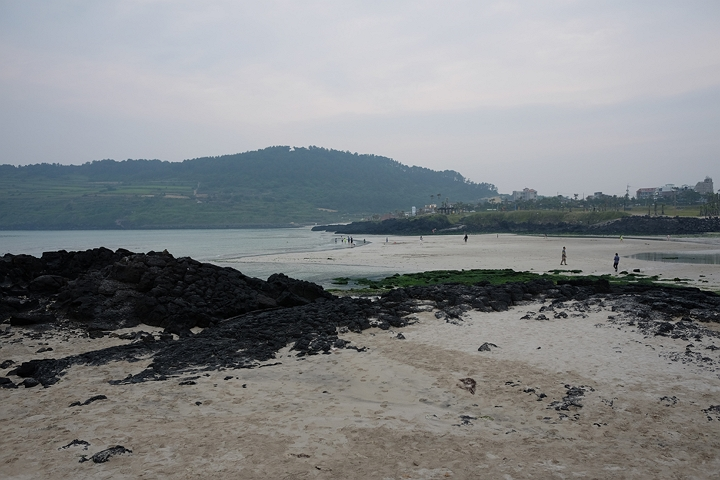
#> input picture chapter4_localFeature/img2.jpg, 720 x 480 px
$ python 03_Homography.py
#> lines starting #> are read from the running program, lines starting #| are printed output that depends on the picture
import cv2 as cv
import numpy as np
import matplotlib.pyplot as plt

# 1. 두 개의 이미지를 불러옴
img1 = cv.imread('img2.jpg')
#> img1 is the input picture: shape (480, 720, 3); mean B, G, R 134.4, 132.3, 129.6
# → 기준이 되는 첫 번째 이미지
# → 최종 파노라마에서 왼쪽 기준 영상처럼 사용됨

img2 = cv.imread('img3.jpg')
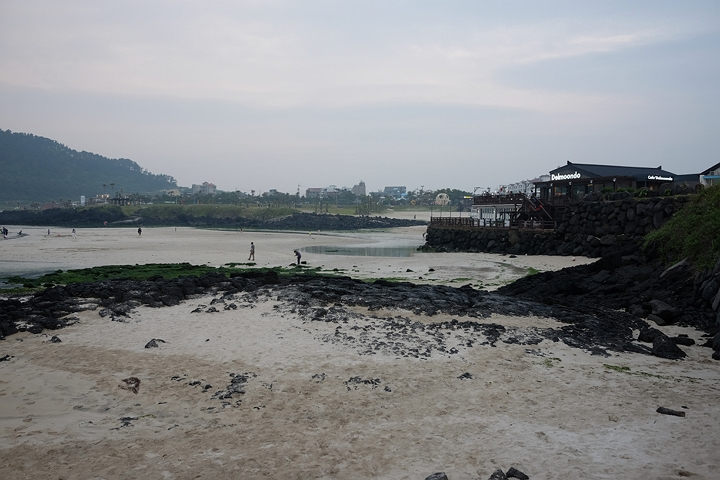
#> input picture chapter4_localFeature/img3.jpg, 720 x 480 px
#> img2 is the input picture: shape (480, 720, 3); mean B, G, R 135, 133.3, 131.4
# → 정합(alignment) 대상이 되는 두 번째 이미지
# → 호모그래피를 이용해 img1 좌표계로 변환할 예정


# 2. SIFT 특징점 검출
sift = cv.SIFT_create()
# → SIFT 객체 생성
# → 크기(scale), 회전(rotation) 변화에 강인한 특징점 검출기

kp1, des1 = sift.detectAndCompute(img1, None)
#> kp1 = 965 keypoints; strongest (x, y, size): (466, 237, 2), (638, 270, 2.3), (635, 270, 1.9), (244, 386, 2.5)
# → img1에서 keypoint와 descriptor 추출
# → kp1: 특징점 위치, 크기, 방향 정보
# → des1: 각 특징점에 대한 128차원 descriptor

kp2, des2 = sift.detectAndCompute(img2, None)
#> kp2 = 1189 keypoints; strongest (x, y, size): (652, 177, 2.2), (657, 178, 2), (660, 178, 2.2), (408, 270, 2.3)
# → img2에서도 동일하게 특징점과 descriptor 추출


# 3. BFMatcher와 knnMatch를 사용하여 특징점 매칭
bf = cv.BFMatcher()
# → Brute-Force Matcher 생성
# → 각 descriptor를 전수 비교하여 가장 가까운 대응점 탐색
# → 기본적으로 SIFT에는 L2 distance가 사용됨

matches = bf.knnMatch(des1, des2, k=2)
#> matches = 965 matches
# → 각 des1의 특징점에 대해 img2에서 가장 가까운 2개 이웃을 찾음
# → k=2로 두 개를 찾는 이유:
#    Lowe's ratio test를 적용하기 위해서임
# → 결과는 [[m, n], [m, n], ...] 형태
#    m: 가장 가까운 매칭
#    n: 두 번째로 가까운 매칭


# 거리 비율이 임계값(0.7) 미만인 좋은 매칭점만 선별
good_matches = []
for m, n in matches:
    if m.distance < 0.7 * n.distance:
        good_matches.append(m)
#> after the loop, good_matches = 248 matches
# → Lowe's ratio test
# → 첫 번째 후보(m)가 두 번째 후보(n)보다 충분히 더 가깝다면
#    '구분 가능한 좋은 매칭'으로 판단
# → 잘못된 매칭(outlier)을 줄이는 데 매우 중요
# → 0.7은 비교적 엄격한 기준


# 매칭 결과 시각화용 이미지 생성
match_img = cv.drawMatches(
    img1, kp1,
    img2, kp2,
    good_matches,
    None,
    flags=cv.DrawMatchesFlags_NOT_DRAW_SINGLE_POINTS
)
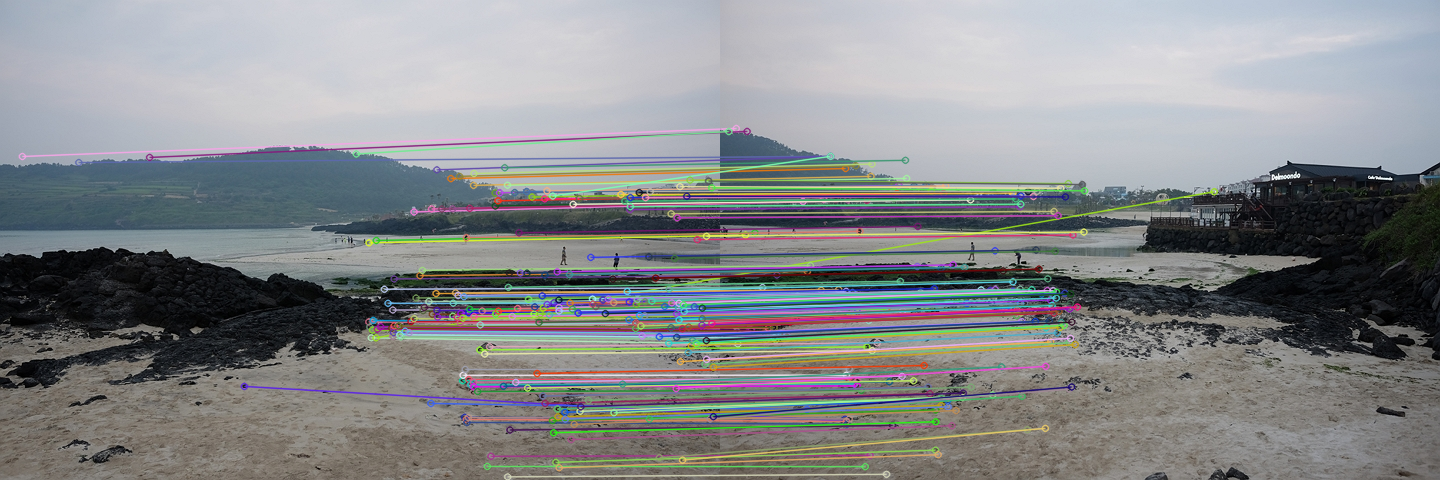
#> match_img: shape (480, 1440, 3); mean B, G, R 138, 136.5, 134.3
# → 두 이미지를 좌우로 붙인 뒤
#    good_matches에 해당하는 특징점 쌍만 선으로 연결하여 표시
# → 매칭되지 않은 단일 keypoint는 그리지 않음


# 4. 호모그래피 행렬 계산
# img2를 변환하여 img1 옆에 붙이는 방향으로 계산

src_pts = np.float32([kp2[m.trainIdx].pt for m in good_matches]).reshape(-1, 1, 2)
#> src_pts = 248 rows, first 8: [15.82, 128], [110.1, 155.8], [26.64, 131], [125.9, 420.9], [8.28, 131], [15.08, 325.3], [25.08, 234.6], [16.31, 331]
# → 원본 좌표(source points): img2의 매칭점들
# → trainIdx는 des2(img2)의 descriptor 인덱스
# → 즉, "변환할 쪽 이미지"의 좌표

dst_pts = np.float32([kp1[m.queryIdx].pt for m in good_matches]).reshape(-1, 1, 2)
#> dst_pts = 248 rows, first 8: [21.88, 156], [78.33, 162.1], [149.1, 157], [243.9, 385.9], [355.8, 153.5], [368.3, 321.4], [368.6, 242.3], [369.3, 326.5]
# → 목적 좌표(destination points): img1의 매칭점들
# → queryIdx는 des1(img1)의 descriptor 인덱스
# → 즉, "기준이 되는 이미지"의 좌표

# RANSAC을 사용하여 이상점 영향 줄임
H, mask = cv.findHomography(src_pts, dst_pts, cv.RANSAC, 5.0)
#> H = [[0.471, 0.033, 340], [-0.18, 0.833, 43.97], [-0.000716, -5.36e-05, 1]]; mask = 248 values, max 1 at index 4, min 0 at index 0, mean 0.968
# → img2 좌표를 img1 좌표계로 사상하는 호모그래피 행렬 H 계산
# → cv.RANSAC:
#    잘못된 매칭점(outlier)이 섞여 있어도
#    일관된 대응 관계만 이용해 강건하게 H를 추정
# → 5.0:
#    reprojection error threshold
#    이 값보다 오차가 큰 대응점은 outlier로 판단
# → mask:
#    어떤 매칭점이 inlier인지 표시하는 배열


# 5. warpPerspective를 사용하여 한 이미지를 변환하여 다른 이미지와 정렬
h1, w1 = img1.shape[:2]
#> h1 = 480; w1 = 720
h2, w2 = img2.shape[:2]
#> h2 = 480; w2 = 720
# → 각 이미지의 높이(h), 너비(w) 추출

# 출력 크기를 두 이미지를 합친 파노라마 크기 (w1+w2, max(h1,h2))로 설정
panorama_w = w1 + w2
#> panorama_w = 1440
panorama_h = max(h1, h2)
#> panorama_h = 480
# → 단순히 두 이미지를 좌우로 이어붙일 수 있도록 넉넉한 캔버스 크기 설정
# → 실제 파노라마에서는 더 정교하게 bounding box를 계산하기도 함

# img2를 img1 좌표계로 변환
warped_img = cv.warpPerspective(img2, H, (panorama_w, panorama_h))
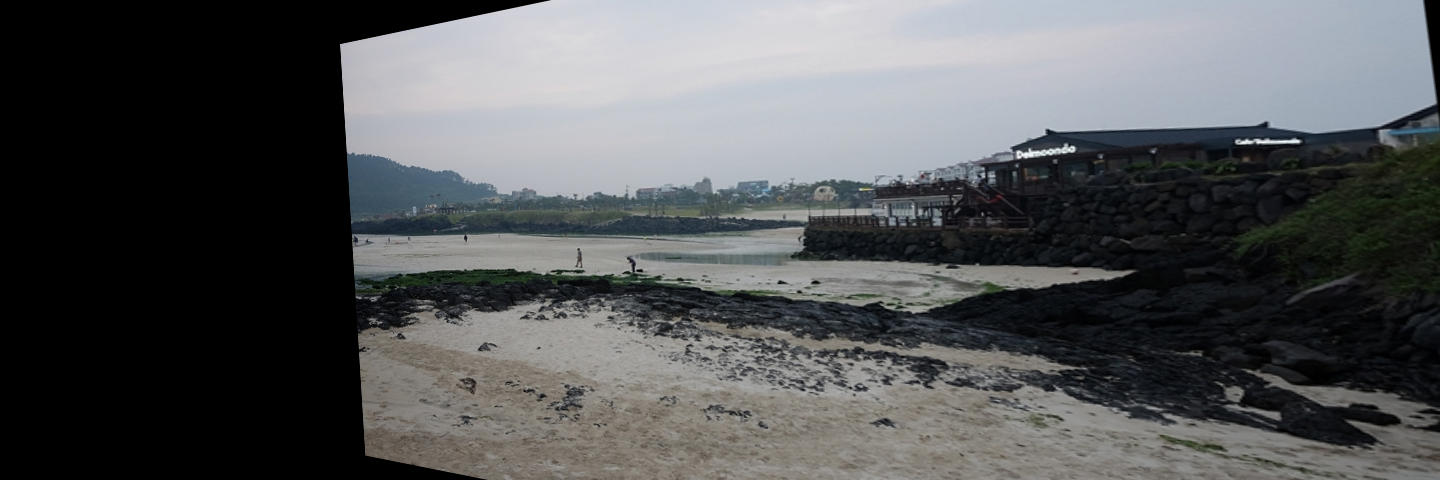
#> warped_img: shape (480, 1440, 3); mean B, G, R 88, 86.7, 84.9
# → 호모그래피 H를 사용해 img2를 투영 변환
# → 결과적으로 img2가 img1과 같은 평면상에 정렬됨

# 원본 img1을 변환된 캔버스의 제자리에 덮어쓰기
warped_img[0:h1, 0:w1] = img1
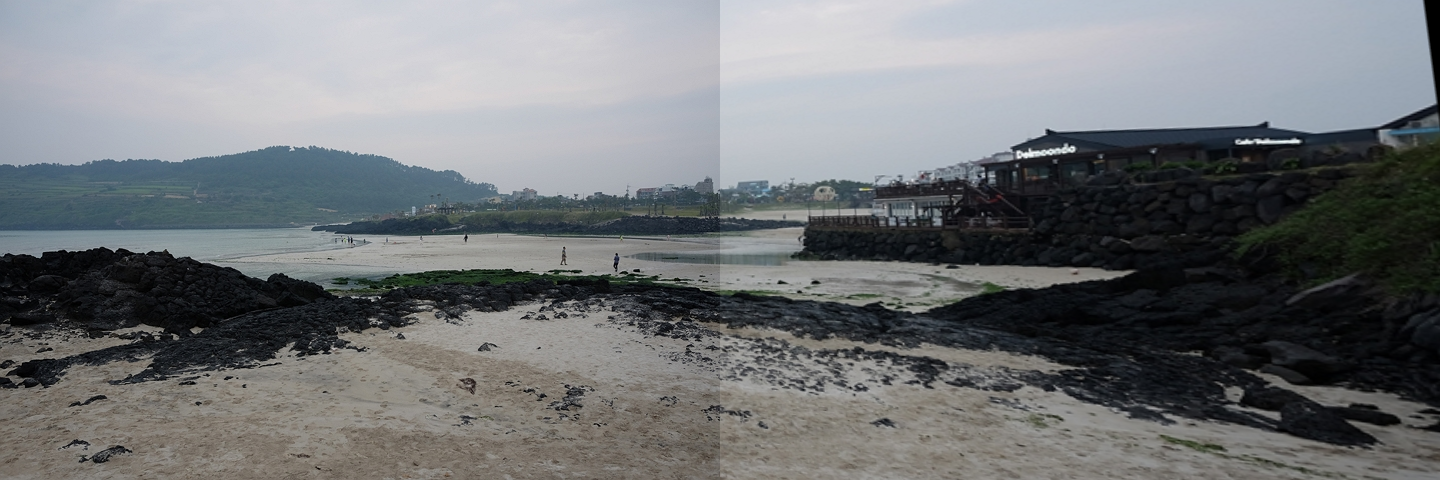
#> warped_img: shape (480, 1440, 3); mean B, G, R 119.9, 117.7, 114.9
# → 기준 이미지 img1을 왼쪽 상단에 그대로 배치
# → 현재는 단순 덮어쓰기 방식이라
#    겹치는 영역의 블렌딩은 수행하지 않음
# → 고급 파노라마에서는 feathering, multiband blending 등을 사용


# 6. 변환된 이미지와 특징점 매칭 결과를 나란히 출력
plt.figure(figsize=(20, 8))

# 특징점 매칭 결과 (왼쪽)
plt.subplot(1, 2, 1)
plt.imshow(cv.cvtColor(match_img, cv.COLOR_BGR2RGB))
# → OpenCV는 BGR, matplotlib은 RGB를 사용하므로 색상 변환 필요
plt.title('Matching Result')
plt.axis('off')

# 호모그래피 정합 결과 (오른쪽)
plt.subplot(1, 2, 2)
plt.imshow(cv.cvtColor(warped_img, cv.COLOR_BGR2RGB))
plt.title('Warped Image (Alignment)')
plt.axis('off')

plt.tight_layout()
# → subplot 간격 자동 조정

plt.show()
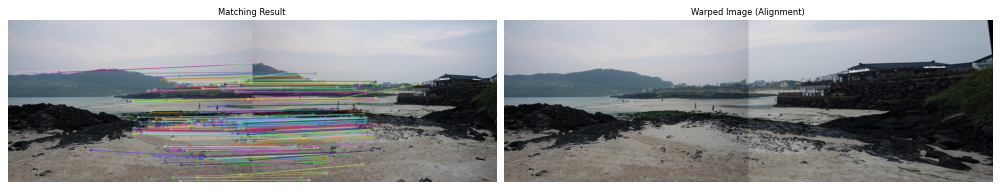
#> figure drawn by matplotlib, 2 panels
# → 최종 결과 화면 출력
